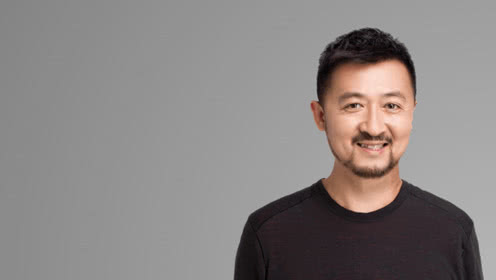
#> input picture image_basic_process/image/zhangyi.jpg, 496 x 280 px
$ python image_low_level_operation_01.py
#> lines starting #> are read from the running program, lines starting #| are printed output that depends on the picture
# -*- coding: utf-8 -*-
# @Time    : 2020-01-11 13:23
# @Author  : AnYongYi

import cv2
import numpy as np
import random
import pandas

image_path = './image/dark.jpg'
image_dark_path = './image/zhangyi.jpg'


# [87 lines left out: functions image_crop, crop_test, image_split, be_lighter, image_split_merge, img_dark_lighter, not called in this run]


def rotation():
    img = cv2.imread(image_dark_path)
#> img is the input picture: shape (280, 496, 3); mean B, G, R 131, 132.3, 137.6

    M = cv2.getRotationMatrix2D((img.shape[1]/2, img.shape[0]/2), 20, 0.8)
    image_rotated = cv2.warpAffine(img, M, (img.shape[1], img.shape[0]))
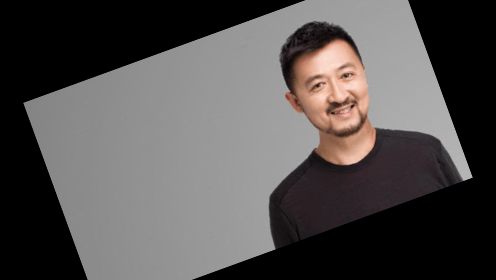
#> image_rotated: shape (280, 496, 3); mean B, G, R 80.2, 81, 84.4
    cv2.imshow('image_rotated', image_rotated)

    key = cv2.waitKey()
#> (key Esc is pressed here)
    if key == 27:
        cv2.destroyAllWindows()


if __name__ == "__main__":
    # [6 lines of commented-out code are left out]
    rotation()
